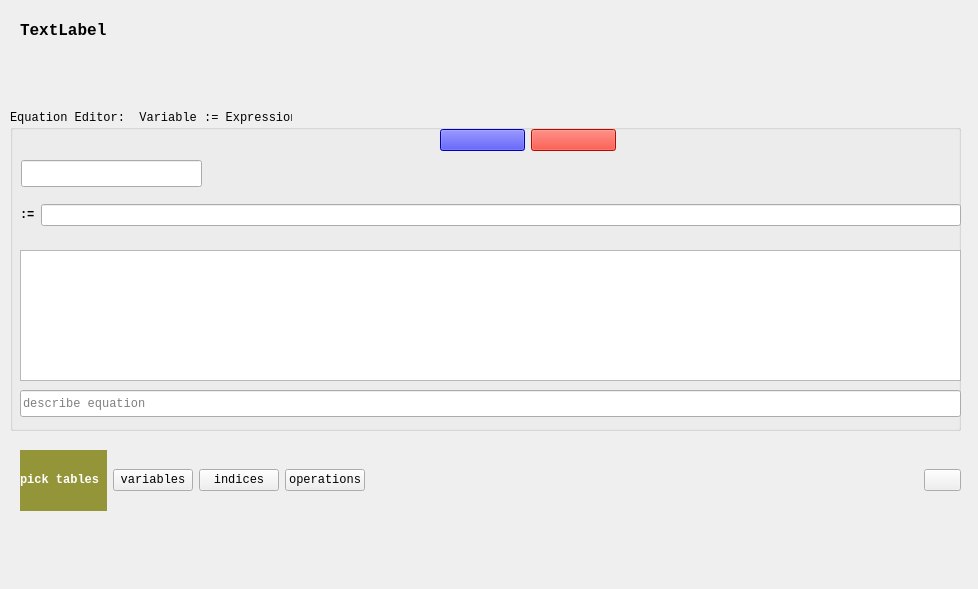
<?xml version="1.0" encoding="UTF-8"?>
<ui version="4.0">
 <class>Form</class>
 <widget class="QWidget" name="Form">
  <property name="windowModality">
   <enum>Qt::WindowModal</enum>
  </property>
  <property name="geometry">
   <rect>
    <x>0</x>
    <y>0</y>
    <width>978</width>
    <height>589</height>
   </rect>
  </property>
  <property name="font">
   <font>
    <family>Consolas</family>
   </font>
  </property>
  <property name="windowTitle">
   <string>Form</string>
  </property>
  <property name="toolTip">
   <string/>
  </property>
  <widget class="QGroupBox" name="groupEquationEditor">
   <property name="geometry">
    <rect>
     <x>10</x>
     <y>110</y>
     <width>951</width>
     <height>321</height>
    </rect>
   </property>
   <property name="toolTip">
    <string>Equation editor</string>
   </property>
   <property name="title">
    <string>Equation Editor:  Variable := Expression</string>
   </property>
   <widget class="QLineEdit" name="lineNewVariable">
    <property name="geometry">
     <rect>
      <x>11</x>
      <y>50</y>
      <width>181</width>
      <height>27</height>
     </rect>
    </property>
    <property name="toolTip">
     <string>variable field</string>
    </property>
   </widget>
   <widget class="QWidget" name="layoutWidget">
    <property name="geometry">
     <rect>
      <x>430</x>
      <y>0</y>
      <width>178</width>
      <height>61</height>
     </rect>
    </property>
    <layout class="QHBoxLayout" name="horizontalLayout_2">
     <item>
      <widget class="QPushButton" name="pushAccept">
       <property name="minimumSize">
        <size>
         <width>85</width>
         <height>0</height>
        </size>
       </property>
       <property name="maximumSize">
        <size>
         <width>85</width>
         <height>16777215</height>
        </size>
       </property>
       <property name="toolTip">
        <string>puts things in place and closes equation editor</string>
       </property>
       <property name="styleSheet">
        <string notr="true">background-color: rgb(0, 0, 255);
color :rgb(255, 255, 255)</string>
       </property>
       <property name="text">
        <string/>
       </property>
      </widget>
     </item>
     <item>
      <widget class="QPushButton" name="pushDeleteEquation">
       <property name="minimumSize">
        <size>
         <width>85</width>
         <height>0</height>
        </size>
       </property>
       <property name="maximumSize">
        <size>
         <width>85</width>
         <height>16777215</height>
        </size>
       </property>
       <property name="styleSheet">
        <string notr="true">background-color: rgb(255, 17, 0);
color:rgb(255, 255, 255)</string>
       </property>
       <property name="text">
        <string/>
       </property>
      </widget>
     </item>
    </layout>
   </widget>
   <widget class="QWidget" name="layoutWidget">
    <property name="geometry">
     <rect>
      <x>10</x>
      <y>90</y>
      <width>941</width>
      <height>30</height>
     </rect>
    </property>
    <layout class="QHBoxLayout" name="horizontalLayout_5">
     <item>
      <widget class="QLabel" name="label">
       <property name="font">
        <font>
         <family>Consolas</family>
         <weight>75</weight>
         <bold>true</bold>
        </font>
       </property>
       <property name="text">
        <string>:=</string>
       </property>
      </widget>
     </item>
     <item>
      <widget class="QLineEdit" name="lineExpression">
       <property name="font">
        <font>
         <family>Consolas</family>
        </font>
       </property>
       <property name="toolTip">
        <string>equation editor field -- press return when finished</string>
       </property>
      </widget>
     </item>
    </layout>
   </widget>
  </widget>
  <widget class="QLabel" name="labelQuestion">
   <property name="geometry">
    <rect>
     <x>1080</x>
     <y>-470</y>
     <width>41</width>
     <height>41</height>
    </rect>
   </property>
   <property name="font">
    <font>
     <family>Consolas</family>
     <pointsize>20</pointsize>
    </font>
   </property>
   <property name="toolTip">
    <string>Variable equation editor
Generates new variables and equations
Resulting bipartite graph (variable|equation) must be complete before ontology can be used
predefined variables: t, dt, t0</string>
   </property>
   <property name="autoFillBackground">
    <bool>false</bool>
   </property>
   <property name="styleSheet">
    <string notr="true">background-color: rgb(255, 17, 0);</string>
   </property>
   <property name="text">
    <string>?</string>
   </property>
   <property name="alignment">
    <set>Qt::AlignCenter</set>
   </property>
  </widget>
  <widget class="QLabel" name="labelNetwork">
   <property name="geometry">
    <rect>
     <x>20</x>
     <y>10</y>
     <width>741</width>
     <height>41</height>
    </rect>
   </property>
   <property name="font">
    <font>
     <family>Consolas</family>
     <pointsize>12</pointsize>
     <weight>75</weight>
     <bold>true</bold>
    </font>
   </property>
   <property name="text">
    <string>TextLabel</string>
   </property>
  </widget>
  <widget class="QWidget" name="layoutWidget">
   <property name="geometry">
    <rect>
     <x>20</x>
     <y>450</y>
     <width>941</width>
     <height>61</height>
    </rect>
   </property>
   <layout class="QHBoxLayout" name="horizontalLayout_4">
    <item>
     <layout class="QHBoxLayout" name="horizontalLayout_3">
      <item>
       <widget class="QLabel" name="label_2">
        <property name="toolTip">
         <string>Pick tables</string>
        </property>
        <property name="styleSheet">
         <string notr="true">background-color: rgb(148, 148, 56);
color :rgb(255, 255, 255)</string>
        </property>
        <property name="text">
         <string>&lt;html&gt;&lt;head/&gt;&lt;body&gt;&lt;p&gt;&lt;span style=&quot; font-weight:600;&quot;&gt;  pick tables  &lt;/span&gt;&lt;/p&gt;&lt;/body&gt;&lt;/html&gt;</string>
        </property>
        <property name="scaledContents">
         <bool>false</bool>
        </property>
        <property name="margin">
         <number>10</number>
        </property>
       </widget>
      </item>
      <item>
       <widget class="QPushButton" name="pushPickVariables">
        <property name="toolTip">
         <string>pick variable table</string>
        </property>
        <property name="text">
         <string>variables</string>
        </property>
       </widget>
      </item>
      <item>
       <widget class="QPushButton" name="pushPickIndices">
        <property name="toolTip">
         <string>pick index table</string>
        </property>
        <property name="text">
         <string>indices</string>
        </property>
       </widget>
      </item>
      <item>
       <widget class="QPushButton" name="pushPickOperations">
        <property name="toolTip">
         <string>pick operations</string>
        </property>
        <property name="text">
         <string>operations</string>
        </property>
       </widget>
      </item>
     </layout>
    </item>
    <item>
     <spacer name="horizontalSpacer">
      <property name="orientation">
       <enum>Qt::Horizontal</enum>
      </property>
      <property name="sizeHint" stdset="0">
       <size>
        <width>40</width>
        <height>20</height>
       </size>
      </property>
     </spacer>
    </item>
    <item>
     <layout class="QHBoxLayout" name="horizontalLayout">
      <item>
       <widget class="QPushButton" name="pushCancel">
        <property name="toolTip">
         <string>reset closes equation editor clears alias table</string>
        </property>
        <property name="text">
         <string/>
        </property>
       </widget>
      </item>
     </layout>
    </item>
   </layout>
  </widget>
  <widget class="QLineEdit" name="lineDocumentation">
   <property name="geometry">
    <rect>
     <x>20</x>
     <y>390</y>
     <width>941</width>
     <height>27</height>
    </rect>
   </property>
   <property name="text">
    <string/>
   </property>
   <property name="placeholderText">
    <string>describe equation</string>
   </property>
  </widget>
  <widget class="QTextBrowser" name="textBrowser">
   <property name="geometry">
    <rect>
     <x>20</x>
     <y>250</y>
     <width>941</width>
     <height>131</height>
    </rect>
   </property>
  </widget>
  <zorder>layoutWidget</zorder>
  <zorder>labelNetwork</zorder>
  <zorder>groupEquationEditor</zorder>
  <zorder>labelQuestion</zorder>
  <zorder>lineDocumentation</zorder>
  <zorder>textBrowser</zorder>
 </widget>
 <resources/>
 <connections>
  <connection>
   <sender>lineNewVariable</sender>
   <signal>editingFinished()</signal>
   <receiver>lineExpression</receiver>
   <slot>setFocus()</slot>
   <hints>
    <hint type="sourcelabel">
     <x>111</x>
     <y>173</y>
    </hint>
    <hint type="destinationlabel">
     <x>485</x>
     <y>173</y>
    </hint>
   </hints>
  </connection>
  <connection>
   <sender>lineExpression</sender>
   <signal>editingFinished()</signal>
   <receiver>lineDocumentation</receiver>
   <slot>setFocus()</slot>
   <hints>
    <hint type="sourcelabel">
     <x>485</x>
     <y>173</y>
    </hint>
    <hint type="destinationlabel">
     <x>380</x>
     <y>353</y>
    </hint>
   </hints>
  </connection>
  <connection>
   <sender>lineDocumentation</sender>
   <signal>editingFinished()</signal>
   <receiver>lineExpression</receiver>
   <slot>setFocus()</slot>
   <hints>
    <hint type="sourcelabel">
     <x>380</x>
     <y>353</y>
    </hint>
    <hint type="destinationlabel">
     <x>485</x>
     <y>173</y>
    </hint>
   </hints>
  </connection>
 </connections>
</ui>
